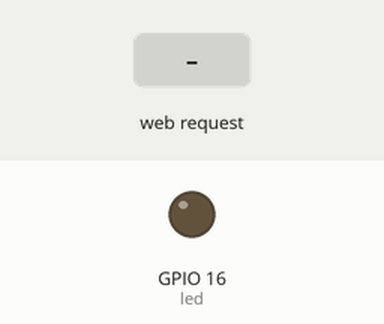
Recording of a sketch running on a simulated ESP8266 (NodeMCU). On the bench: output pins drawn as LEDs (lit = HIGH). The test bench sets the inputs (shaded band). WiFi joins after 1.5 s; servers stay silent unless stated; what the sketch prints to the serial monitor is not drawn.

Above: at 2.7 s.
2.8 s: HTTP request GET /outline received
At 3.3 s:
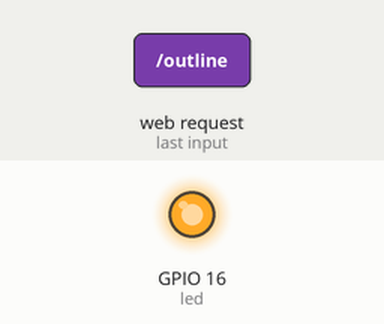
4.3 s: HTTP request GET /inline received
At 5.6 s:
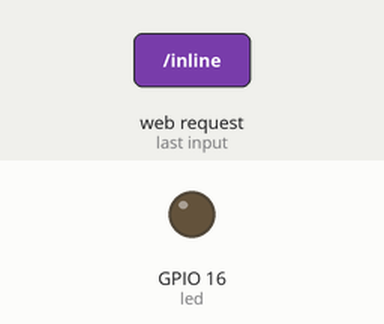
Timing chart, 0 to 7.3 s (numbered marks = the images above; inputs shaded):
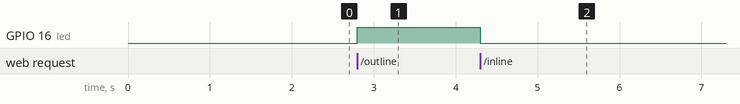

Measured:
- after the input at 2.8 s, GPIO 16 (led): LOW → HIGH at once
- after the input at 4.3 s, GPIO 16 (led): HIGH → LOW at once

The sketch:

web_server_control_led.ino
```cpp
#include <ESP8266WiFi.h>
#include <ESP8266WebServer.h>
const char* ssid = "iotmaker_nho";
const char* password = "@iotmaker.vn";
const int led = 16; //LED pin = gpio16
/* HTML sẽ được gởi xuống client */
const char *html = \
"<html>\
  <head>\
    <title>ESP8266 Webserver</title>\
  </head>\
  <body>\
<a href=\"/on\">ON</a>\
<a href=\"/off\">OFF</a>\
  </body>\
</html>";
/* Web Server lắng nghe ở port 80 */
/* hàm này được gọi khi trình duyệt truy vấn đến '/on'
 * sẽ bật đèn LED (0 = on), sau đó chuyển hướng trình duyệt
 * về lại trang chủ '/'
 */
ESP8266WebServer server(80);
void handleOn() {
  digitalWrite(led, 0);
  //server.sendHeader("Location","/");
  server.send(301);
  Serial.println("on");
}
/* hàm này được gọi khi trình duyệt truy vấn đến '/off'
 * sẽ tắt đèn LED (1 = off), sau đó chuyển hướng trình duyệt
 * về lại trang chủ '/'
 */
void handleOff() {
  digitalWrite(led,1);
  //server.sendHeader("Location","/");
  server.send(301);
  Serial.println("off");
}
/* hàm này được gọi khi trình duyệt truy vấn đến trang chủ '/'
 * sẽ gởi dữ liệu HTML, cung cấp các thông tin để bật, tắt LED
 */
void handleRoot() {
  server.send(200, "text/plain", "dung");
}
void setup(void){
  pinMode(led, OUTPUT);
  digitalWrite(led, 0);
  Serial.begin(115200);
  WiFi.begin(ssid, password);
  while (WiFi.status() != WL_CONNECTED) {
    delay(500);
    Serial.print(".");
  }
  Serial.println("");
  Serial.print("Connected to ");
  Serial.println(ssid);
  Serial.print("IP address: ");
  /* Chúng ta có thể biết IP của ESP8266
  * để kết nối tới nhờ gọi hàm này
  */
  Serial.println(WiFi.localIP());
  server.on("/", handleRoot);
  server.on("/inline", handleOn);
  server.on("/outline", handleOff);
  server.begin();
  Serial.println("HTTP server started");
}
void loop(void){
  server.handleClient();
}
```
